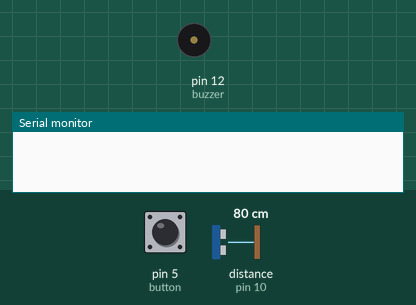
Recording of a sketch running on a simulated Arduino Uno, built with avr-gcc and run on an emulated ATmega328P. Shown: buzzer (waves = sounding, pin HIGH), the last lines printed to the serial monitor. The test bench sets the inputs (shaded band); at power-on: pin 5 (button) LOW, distance to the obstacle (sensor on pin 10) 80 cm. The echo pulse lasts 58.3 µs per cm; pins used as bus, display or sensor lines are not drawn.

Above: at 1.2 s.
1.3 s: pin 5 (button) pulled HIGH for 0.15 s
At 2.4 s:
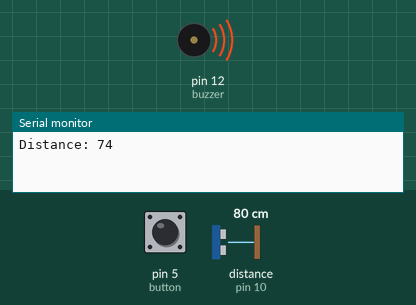
Timing chart, 0 to 10.4 s (numbered marks = the images above; inputs shaded):
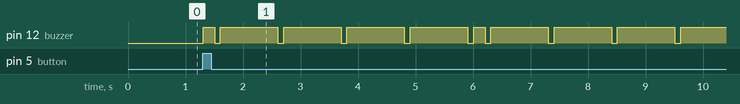

The sketch:

ultrasonic_device.ino
```cpp
// trig is the source from which sound emmits out
// echo is the destination, where the signals are
#define trig 9
#define echo 10


// prototype of a function
int abe(void);
void Read(void);

//variables delecaration
long duration;
long distance;
long y;
boolean on=false;
int buzzer=12;
int state=0;

//a button to turn on and off the device
int button=5;
int buttonState=0;
void setup() {
  // put your setup code here, to run once:
  // either the variable works as output or as input
  pinMode(buzzer,OUTPUT);
  pinMode(trig,OUTPUT);
  pinMode(echo,INPUT);
  pinMode(button,INPUT);
  Serial.begin(9600);
}


void loop() {
  long j,k;
  buttonState=digitalRead(button);
  //read button state
  Read();
  if(state==1){

  //k is the distance of the object from the person
  k=abe();

  //if the distance is less than 1 metre ,then first weep will be smaller and then continously for the remaining cases we get longer weeps
   if((k<100)&&(k>0)){
      digitalWrite(buzzer,HIGH);
      delay(200);
      digitalWrite(buzzer,LOW);
      delay(100);
      digitalWrite(buzzer,HIGH);
      delay(1000);
      digitalWrite(buzzer,LOW);
      delay(100);
      digitalWrite(buzzer,HIGH);
      delay(1000);
      digitalWrite(buzzer,LOW);
      delay(100);
      digitalWrite(buzzer,HIGH);
      delay(1000);
      digitalWrite(buzzer,LOW);
      delay(100);
      digitalWrite(buzzer,HIGH);
      delay(1000);
      digitalWrite(buzzer,LOW);
      delay(100);
    }

    //if the distance is less than 2 metre ,then first two weeps will be smaller and then continously for the remaining cases we get longer weeps
    else if((k>=100)&&(k<200)){
      digitalWrite(buzzer,HIGH);
      delay(200);
      digitalWrite(buzzer,LOW);
      delay(100);
      digitalWrite(buzzer,HIGH);
      delay(200);
      digitalWrite(buzzer,LOW);
      delay(100);
      digitalWrite(buzzer,HIGH);
      delay(1000);
      digitalWrite(buzzer,LOW);
      delay(100);
      digitalWrite(buzzer,HIGH);
      delay(1000);
      digitalWrite(buzzer,LOW);
      delay(100);
      digitalWrite(buzzer,HIGH);
      delay(1000);
      digitalWrite(buzzer,LOW);
      delay(100);
    }


    //if the distance is less than 3 metre ,then first three weeps will be smaller and then continously for the remaining cases we get longer weeps
    else if((k>=200)&&(k<300)){
      digitalWrite(buzzer,HIGH);
      delay(200);
      digitalWrite(buzzer,LOW);
      delay(100);
      digitalWrite(buzzer,HIGH);
      delay(200);
      digitalWrite(buzzer,LOW);
      delay(100);
      digitalWrite(buzzer,HIGH);
      delay(200);
      digitalWrite(buzzer,LOW);
      delay(100);
      digitalWrite(buzzer,HIGH);
      delay(1000);
      digitalWrite(buzzer,LOW);
      delay(100);
       digitalWrite(buzzer,HIGH);
      delay(1000);
      digitalWrite(buzzer,LOW);
      delay(100);
    }


    //if the distance is above 3 metre or equal to 3 metre ,then first four weeps will be smaller and then continously for the remaining cases we get longer weeps
    else if(k>=300){
      digitalWrite(buzzer,HIGH);
      delay(200);
      digitalWrite(buzzer,LOW);
      delay(100);
      digitalWrite(buzzer,HIGH);
      delay(200);
      digitalWrite(buzzer,LOW);
      delay(100);
      digitalWrite(buzzer,HIGH);
      delay(200);
      digitalWrite(buzzer,LOW);
      delay(100);
      digitalWrite(buzzer,HIGH);
      delay(200);
      digitalWrite(buzzer,LOW);
      delay(100);
      digitalWrite(buzzer,HIGH);
      delay(1000);
      digitalWrite(buzzer,LOW);
      delay(100);
     }
}
}
int abe(void){
   // put your main code here, to run repeatedly:
   //Initially trig is low
  digitalWrite(trig,LOW);
  delayMicroseconds(2);
  //Then we make the trig HIGH
  digitalWrite(trig,HIGH);
  delayMicroseconds(6);
  digitalWrite(trig,LOW);

  //Calculating the time duration for the signal
  duration=pulseIn(echo,HIGH);
  //Calculating the distance between the object and the person
  distance=(duration*(0.032))/2;

  Serial.print("Distance: ");
  Serial.println(distance);
  return (distance);
}
void Read(){
  buttonState=digitalRead(button);
  if(buttonState==HIGH){
    if(state==0){
      state=1;
  }
    else if(state==1){
      state=0;
  }
  }
}
```

Measured:
- after the input at 1.3 s, pin 12 (buzzer): goes HIGH 0.20 s, 4 × (LOW 0.10 s, HIGH 1.0 s), LOW 0.11 s, HIGH 0.20 s, 3 × (LOW 0.10 s, HIGH 1.0 s), LOW 0.10 s, then HIGH, starting at once
